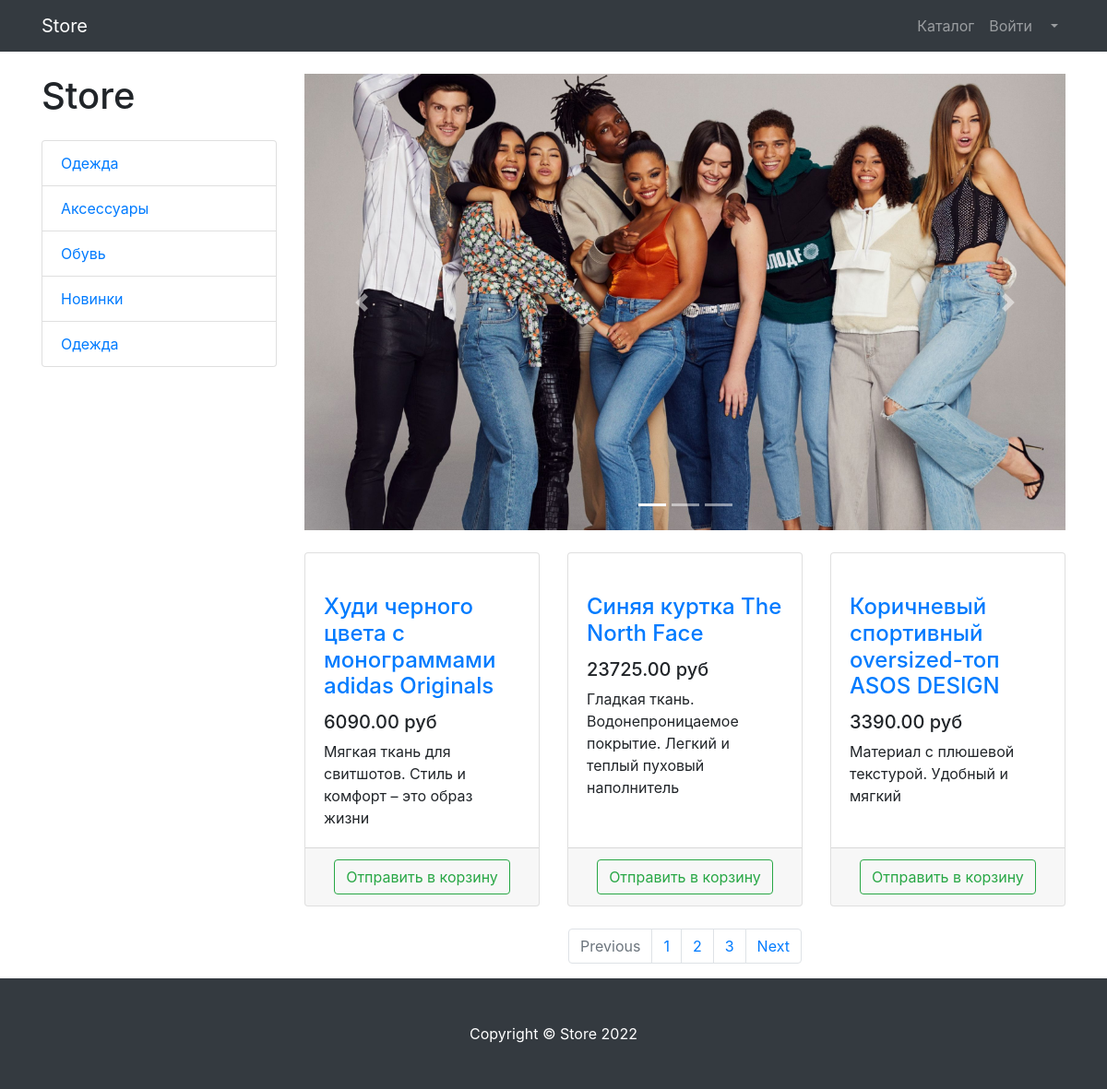
Screenshot of /products/ with the database file from the repository.
### appProducts/models.py (models this page shows, shortened)
class ProductCategory(models.Model):
    name = models.CharField(max_length=100)
    description = models.TextField(null=True, blank=True)

class Product(models.Model):
    name = models.CharField(max_length=256)
    description = models.TextField(null=True, blank=True)
    price = models.DecimalField(max_digits=10, decimal_places=2)
    quantity = models.PositiveIntegerField(default=1)
    image = models.ImageField(upload_to='products_images')
    category = models.ForeignKey(ProductCategory, on_delete=models.CASCADE)

### appProducts/views.py (the view)
# urls.py: path('products/', products, name='product'),
def products(request):
    context = {
        'title': 'Store - Каталог',
        'products': Product.objects.all(),
        'category': ProductCategory.objects.all(),
    }
    return render(request, 'appProducts/products.html', context)

### templates/appProducts/products.html (shortened to what this page needs)
{% extends 'appProducts/base.html' %}
{% load static %}
{% block css %}
	 <link href="{% static 'vendor/css/products.css'%}" rel="stylesheet">
{% endblock %}
{% block content %}
    <div class="container">
    <div class="row">
        <div class="col-lg-3">
            <h1 class="my-4">Store</h1>
            <div class="list-group">
                {% for categor in category %}
                <a href="#" class="list-group-item">{{ categor.name }}</a>
                {% endfor %}
            </div>
        </div>
        <div class="col-lg-9">
            <div id="carouselExampleIndicators" class="carousel slide my-4" data-ride="carousel">
                <ol class="carousel-indicators">
                    <li data-target="#carouselExampleIndicators" data-slide-to="0" class="active"></li>
                    <li data-target="#carouselExampleIndicators" data-slide-to="1"></li>
                    <li data-target="#carouselExampleIndicators" data-slide-to="2"></li>
                </ol>
                <div class="carousel-inner" role="listbox">
                    <div class="carousel-item active">
                        <img class="d-block img-fluid" src="{% static 'vendor/img/slides/slide-1.jpg' %}" alt="First slide">
                    </div>
                </div>
                <a class="carousel-control-prev" href="#carouselExampleIndicators" role="button" data-slide="prev">
                    <span class="carousel-control-prev-icon" aria-hidden="true"></span>
                </a>
                <a class="carousel-control-next" href="#carouselExampleIndicators" role="button" data-slide="next">
                    <span class="carousel-control-next-icon" aria-hidden="true"></span>
                </a>
            </div>
            <div class="row">
                {% for product in products %}
                    <div class="col-lg-4 col-md-6 mb-4">
                    <div class="card h-100">
                        <a href="#">
                        </a>
                        <div class="card-body">
                            <h4 class="card-title">
                                <a href="#">{{ product.name }}</a>
                            </h4>
                            <h5>{{ product.price }} руб </h5>
                            <p class="card-text">{{ product.description }}</p>
                        </div>
                        <div class="card-footer text-center">
                            <button type="button" class="btn btn-outline-success">Отправить в корзину</button>
                        </div>
                    </div>
                </div>
                {% endfor %}
            </div>
            <nav aria-label="Page navigation example">
                <ul class="pagination justify-content-center">
                    <li class="page-item disabled">
                        <a class="page-link" href="#" tabindex="-1" aria-disabled="true">Previous</a>
                    </li>
                    <li class="page-item"><a class="page-link" href="#">1</a></li>
                    <li class="page-item"><a class="page-link" href="#">2</a></li>
                    <li class="page-item"><a class="page-link" href="#">3</a></li>
                    <li class="page-item">
                        <a class="page-link" href="#">Next</a>
                    </li>
                </ul>
            </nav>
        </div>
    </div>
</div>
{% endblock %}
{% block footer %}
<footer class="py-5 bg-dark">
    <div class="container">
        <p class="m-0 text-center text-white">Copyright &copy; Store 2022</p>
    </div>
</footer>
{% endblock %}

### templates/appProducts/base.html (shortened to what this page needs)
{% load static %}
<!DOCTYPE html>
<html lang="en">
<head>
    <link href="{% static 'vendor/bootstrap/css/bootstrap.min.css' %}" rel="stylesheet">
    {% block css %}
    {% endblock %}
</head>
<body>
<nav class="navbar navbar-expand-lg navbar-dark bg-dark fixed-top">
    <div class="container">
        <a class="navbar-brand" href="{% url 'index' %}">Store</a>
        <div class="collapse navbar-collapse" id="navbarResponsive">
            <ul class="navbar-nav ml-auto">
                <li class="nav-item">
                    <a class="nav-link" href="{% url 'product' %}">Каталог  </a>
                </li>
                <li class="nav-item">
                    <a class="nav-link" href="users/login.html">Войти </a>
                </li>
                <li class="nav-item dropdown">
                    <a class="nav-link dropdown-toggle" href="#" id="navbarDropdown" role="button"
                       data-bs-toggle="dropdown" aria-expanded="false">
                    </a>
                </li>
            </ul>
        </div>
    </div>
</nav>
{% block content %}
{% endblock %}
{% block footer %}
{% endblock %}
</body>
</html>

### rows the page displays
ProductCategory: name "Одежда"
ProductCategory: name "Аксессуары"
ProductCategory: name "Обувь"
ProductCategory: name "Новинки"
ProductCategory: name "Одежда"
Product: name "Худи черного цвета с монограммами adidas Originals", price "6090.00", description "Мягкая ткань для свитшотов. Стиль и комфорт – это образ жизни"
Product: name "Синяя куртка The North Face", price "23725.00", description "Гладкая ткань. Водонепроницаемое покрытие. Легкий и теплый пуховый наполнитель"
Product: name "Коричневый спортивный oversized-топ ASOS DESIGN", price "3390.00", description "Материал с плюшевой текстурой. Удобный и мягкий"
